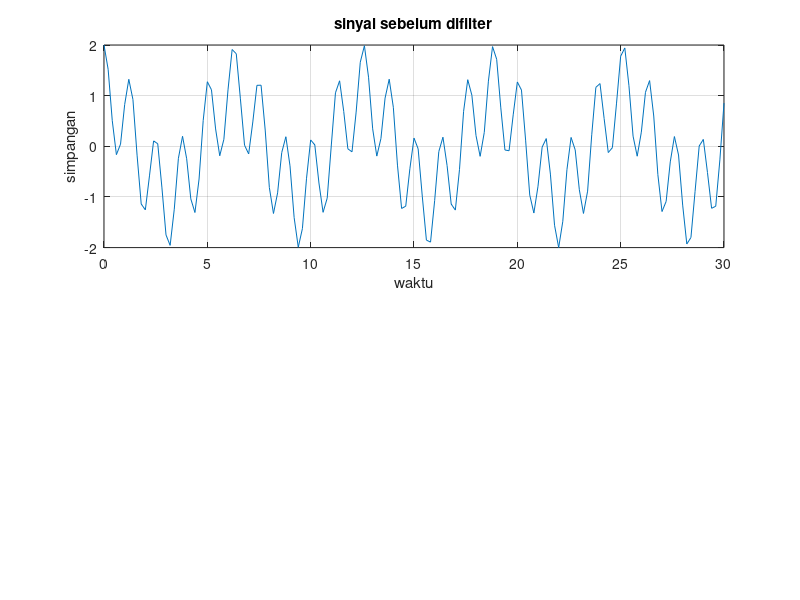

Write the MATLAB code that produced this figure. (Note: this script raises an error after producing the figure.)
n = 0:150;
T = 0.2; % periode sampling
f1 = 1/(2*pi); f2 = 5/(2*pi); % frekuensi sinyal (Hz)
x = cos(2*pi*f1*T*n) + cos(2*pi*f2*T*n); % sinyal input
subplot(211), plot(n*T,x), grid;
title('sinyal sebelum difilter');
xlabel('waktu'), ylabel('simpangan');
[z,p,k] = buttap(3); % orde filter IIR = 3;
[num,den] = zp2tf(z,p,k);
wc = 2; % frekuensi cutoff (rad/detik)
[n1,d1] = lp2lp(num,den,wc);
[nd,dd] = bilinear(n1,d1,1/T);
% frekuensi digital = wc * T
y1 = filter(nd,dd,x);
subplot(223), plot(n*T,y1), grid;
xlabel('waktu'), ylabel('simpangan');
title('hasil LPF IIR orde 3');
omegac = 0.4; % frekuensi cut-off digital
N = 21; % orde filter FIR
m = (N-1)/2; % penggeseran
h = omegac/pi * sinc(omegac*(n-m)/pi);
w = [ones(1,N) zeros(1, length(n)-N)]; % window
hd = h .* w;
y2 = filter(hd,1,x); % sinyal output
subplot(224), plot(n*T,y2), grid;
title('hasil LPF FIR orde 120');
xlabel('waktu'), ylabel('simpangan');
